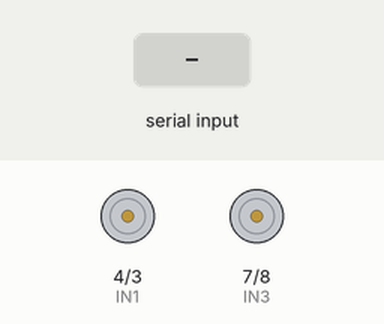
This sketch was run on a simulated Arduino Uno, built with avr-gcc and run on an emulated ATmega328P. Shown: motor-driver pin pairs drawn as motors (green arrow = first pin HIGH = forward, orange = second pin HIGH = backward, longer = more drive, scaled by the enable pin). The inputs (shaded band) are chosen by the test bench. What the sketch prints to the serial monitor is not drawn.

Above: at 1.2 s.
1.3 s: "M" received over Serial
At 2.5 s:
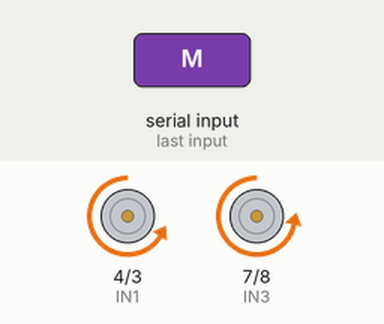
2.8 s: "N" received over Serial
At 3.8 s:
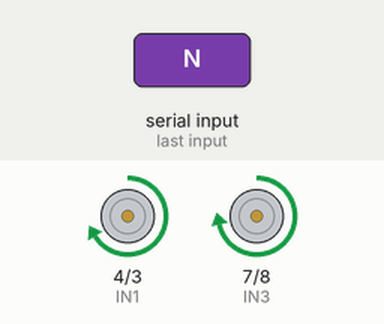
4.3 s: "K" received over Serial
At 4.9 s:
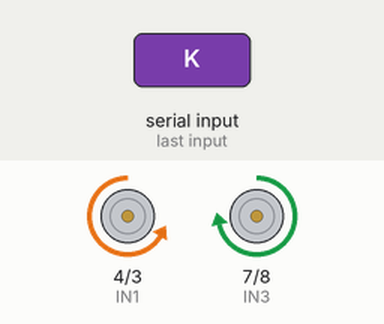
5.8 s: "L" received over Serial
At 6.1 s:
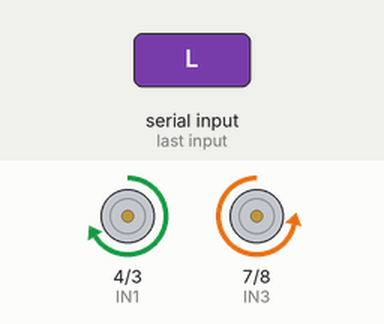
Timing chart, 0 to 8.3 s (numbered marks = the images above; inputs shaded):
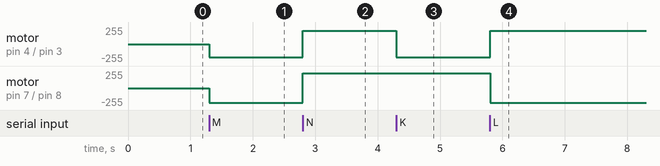

The sketch:

step2_two_motors.ino
```cpp
// ═══════════════════════════════════════════════════════════
// STEP 2 — Two Motors (Tank Drive)
//
// WHAT THIS DOES:
//   Controls BOTH motors so the robot can drive forward,
//   backward, spin left, spin right, or stop.
//   This is called "tank drive" because each side has its
//   own motor, just like a tank's treads.
//
// WHAT YOU LEARN:
//   - Adding a second motor (same wiring pattern)
//   - Creating named functions to keep code organized
//   - How turning works: spin motors in opposite directions
//
// HOW TO TEST:
//   1. Upload to Arduino
//   2. Open Serial Monitor (9600 baud)
//   3. Send M → both motors forward
//   4. Send K → robot spins left
//   5. Send O → everything stops
//
// COMMANDS:
//   M = forward    N = backward
//   K = left       L = right
//   O = stop
// ═══════════════════════════════════════════════════════════


// ── MOTOR SPEEDS ─────────────────────────────────────────
// Left and right motors often need slightly different speeds
// to drive straight (motors are never perfectly identical).
#define SPEED_L 200    // left motor speed  (0–255)
#define SPEED_R 220    // right motor speed (0–255)


// ── LEFT MOTOR PINS ──────────────────────────────────────
// Same three wires as Step 1 — speed + two direction pins.
const int EN_A = 6;    // left motor speed (PWM)
const int IN1  = 4;    // left motor direction wire 1
const int IN2  = 3;    // left motor direction wire 2

// ═══ NEW IN THIS STEP ═══════════════════════════════════
// ── RIGHT MOTOR PINS ─────────────────────────────────────
// Second motor uses a different set of pins on the driver board.
const int IN3  = 7;    // right motor direction wire 1
const int IN4  = 8;    // right motor direction wire 2
const int EN_B = 5;    // right motor speed (PWM)
// ═════════════════════════════════════════════════════════


// ══════════════════════════════════════════════════════════
// SETUP
// ══════════════════════════════════════════════════════════
void setup() {
  Serial.begin(9600);

  // Set all motor pins as outputs.
  // Left motor:
  pinMode(EN_A, OUTPUT);
  pinMode(IN1, OUTPUT);
  pinMode(IN2, OUTPUT);

  // ═══ NEW IN THIS STEP ═════════════════════════════════
  // Right motor:
  pinMode(IN3, OUTPUT);
  pinMode(IN4, OUTPUT);
  pinMode(EN_B, OUTPUT);
  // ═══════════════════════════════════════════════════════

  // Start with everything stopped.
  stopMotors();

  Serial.println("Step 2 ready — send M / N / K / L / O");
}


// ══════════════════════════════════════════════════════════
// LOOP
// ══════════════════════════════════════════════════════════
void loop() {

  if (Serial.available() > 0) {
    char cmd = Serial.read();

    // Each letter calls a named function.
    // This keeps the code clean and easy to read.
    switch (cmd) {
      case 'M':
        Serial.println("Forward");
        driveForward();
        break;

      case 'N':
        Serial.println("Backward");
        driveBackward();
        break;

      case 'K':
        Serial.println("Left");
        driveLeft();
        break;

      case 'L':
        Serial.println("Right");
        driveRight();
        break;

      case 'O':
        Serial.println("Stop");
        stopMotors();
        break;
    }
  }
}


// ═══ NEW IN THIS STEP ═══════════════════════════════════
// ── DRIVE FUNCTIONS ──────────────────────────────────────
// Each function sets both motors at once.
// "Named functions" are like giving a recipe a name —
// instead of repeating all the steps, you just say the name.

// FORWARD: both motors spin the same way
void driveForward() {
  // Left motor → forward
  digitalWrite(IN1, LOW);
  digitalWrite(IN2, HIGH);
  analogWrite(EN_A, SPEED_L);
  // Right motor → forward
  digitalWrite(IN3, LOW);
  digitalWrite(IN4, HIGH);
  analogWrite(EN_B, SPEED_R);
}

// BACKWARD: both motors spin the other way
void driveBackward() {
  // Left motor → backward
  digitalWrite(IN1, HIGH);
  digitalWrite(IN2, LOW);
  analogWrite(EN_A, SPEED_L);
  // Right motor → backward
  digitalWrite(IN3, HIGH);
  digitalWrite(IN4, LOW);
  analogWrite(EN_B, SPEED_R);
}

// LEFT: left motor forward, right motor backward
// This makes the robot spin in place like a tank.
void driveLeft() {
  // Left motor → forward
  digitalWrite(IN1, LOW);
  digitalWrite(IN2, HIGH);
  analogWrite(EN_A, SPEED_L);
  // Right motor → backward (opposite!)
  digitalWrite(IN3, HIGH);
  digitalWrite(IN4, LOW);
  analogWrite(EN_B, SPEED_R);
}

// RIGHT: left motor backward, right motor forward
void driveRight() {
  // Left motor → backward
  digitalWrite(IN1, HIGH);
  digitalWrite(IN2, LOW);
  analogWrite(EN_A, SPEED_L);
  // Right motor → forward (opposite!)
  digitalWrite(IN3, LOW);
  digitalWrite(IN4, HIGH);
  analogWrite(EN_B, SPEED_R);
}

// STOP: turn off everything
void stopMotors() {
  // Left motor → off
  digitalWrite(IN1, LOW);
  digitalWrite(IN2, LOW);
  analogWrite(EN_A, 0);
  // Right motor → off
  digitalWrite(IN3, LOW);
  digitalWrite(IN4, LOW);
  analogWrite(EN_B, 0);
}
// ═════════════════════════════════════════════════════════
```

Measured:
- after the input at 1.3 s, motor on pin 4 (IN1) / pin 3 (IN2): stopped → backward 200/255 at once; motor on pin 7 (IN3) / pin 8 (IN4): stopped → backward 220/255 at once
- after the input at 2.8 s, motor on pin 4 (IN1) / pin 3 (IN2): backward 200/255 → forward 200/255 at once; motor on pin 7 (IN3) / pin 8 (IN4): backward 220/255 → forward 220/255 at once
- after the input at 4.3 s, motor on pin 4 (IN1) / pin 3 (IN2): forward 200/255 → backward 200/255 at once
- after the input at 5.8 s, motor on pin 4 (IN1) / pin 3 (IN2): backward 200/255 → forward 200/255 at once; motor on pin 7 (IN3) / pin 8 (IN4): forward 220/255 → backward 220/255 at once
